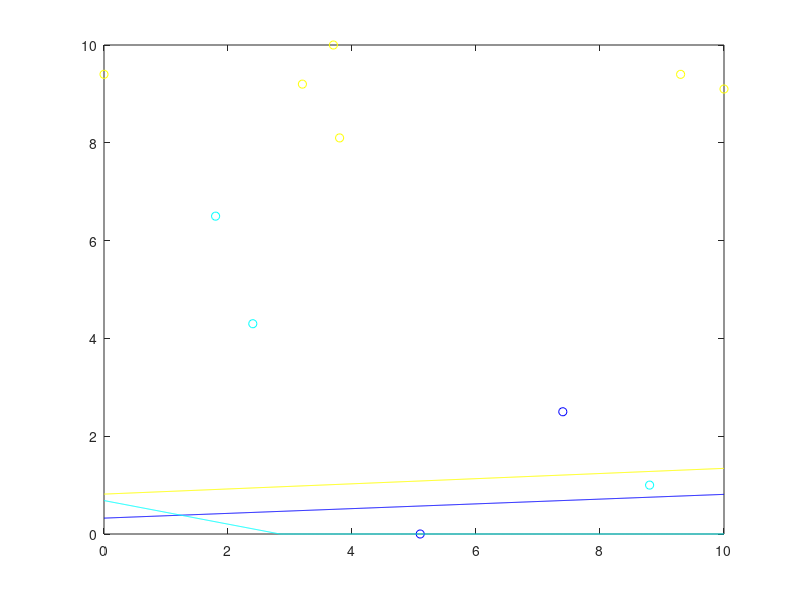

Recreate this plot in MATLAB.
x0 = 0.000000:.01:10.000000;
c0 = [5.100000 0.000000 ;
7.400000 2.500000 ;
];
y_c0 =  - -0.0485398 / 0.998821 * x0  + 0.324245 / 0.998821;
c1 = [2.400000 4.300000 ;
8.800000 1.000000 ;
1.800000 6.500000 ;
];
y_c1 =  - 0.234429 / 0.972133 * x0  + 0.664879 / 0.972133;
c2 = [3.200000 9.200000 ;
3.700000 10.000000 ;
10.000000 9.100000 ;
9.300000 9.400000 ;
3.800000 8.100000 ;
0.000000 9.400000 ;
];
y_c2 =  - -0.0525747 / 0.998617 * x0  + 0.814657 / 0.998617;
colors = jet(3);
if (size(c0) >0) plot (c0(:,1), c0(:,2),'o', 'color', colors(1,:)); end
hold on;
if (size(c1) >0) plot (c1(:,1), c1(:,2),'o', 'color', colors(2,:)); end
hold on;
if (size(c2) >0) plot (c2(:,1), c2(:,2),'o', 'color', colors(3,:)); end
hold on;
for i = 1 : size(y_c0, 2) 
 if y_c0(i) > 10.000000 
 y_c0(i) = 10.000000; 
 end 
 if y_c0(i) < 0.000000 
 y_c0(i) = 0.000000; 
 end 
 end
for i = 1 : size(y_c1, 2) 
 if y_c1(i) > 10.000000 
 y_c1(i) = 10.000000; 
 end 
 if y_c1(i) < 0.000000 
 y_c1(i) = 0.000000; 
 end 
 end
for i = 1 : size(y_c2, 2) 
 if y_c2(i) > 10.000000 
 y_c2(i) = 10.000000; 
 end 
 if y_c2(i) < 0.000000 
 y_c2(i) = 0.000000; 
 end 
 end
plot(x0, y_c0, 'color', colors(1,:));
hold on;
plot(x0, y_c1, 'color', colors(2,:));
hold on;
plot(x0, y_c2, 'color', colors(3,:));
hold on;
